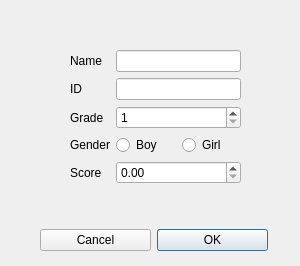
<?xml version="1.0" encoding="UTF-8"?>
<ui version="4.0">
 <class>Add</class>
 <widget class="QDialog" name="Add">
  <property name="geometry">
   <rect>
    <x>0</x>
    <y>0</y>
    <width>300</width>
    <height>266</height>
   </rect>
  </property>
  <property name="windowTitle">
   <string>Dialog</string>
  </property>
  <widget class="QWidget" name="formLayoutWidget_2">
   <property name="geometry">
    <rect>
     <x>70</x>
     <y>50</y>
     <width>171</width>
     <height>158</height>
    </rect>
   </property>
   <layout class="QFormLayout" name="formLayout_2">
    <item row="0" column="0">
     <widget class="QLabel" name="label">
      <property name="text">
       <string>Name</string>
      </property>
     </widget>
    </item>
    <item row="0" column="1">
     <widget class="QLineEdit" name="NameIn"/>
    </item>
    <item row="1" column="0">
     <widget class="QLabel" name="label_2">
      <property name="text">
       <string>ID</string>
      </property>
     </widget>
    </item>
    <item row="1" column="1">
     <widget class="QLineEdit" name="IDIn"/>
    </item>
    <item row="2" column="0">
     <widget class="QLabel" name="label_3">
      <property name="text">
       <string>Grade</string>
      </property>
     </widget>
    </item>
    <item row="2" column="1">
     <widget class="QSpinBox" name="GradeIn">
      <property name="minimum">
       <number>1</number>
      </property>
      <property name="maximum">
       <number>4</number>
      </property>
     </widget>
    </item>
    <item row="3" column="0">
     <widget class="QLabel" name="label_4">
      <property name="text">
       <string>Gender</string>
      </property>
     </widget>
    </item>
    <item row="3" column="1">
     <layout class="QHBoxLayout" name="GenderIn">
      <item>
       <widget class="QRadioButton" name="BoySelect">
        <property name="text">
         <string>Boy</string>
        </property>
       </widget>
      </item>
      <item>
       <widget class="QRadioButton" name="GirlSelect">
        <property name="text">
         <string>Girl</string>
        </property>
       </widget>
      </item>
     </layout>
    </item>
    <item row="4" column="0">
     <widget class="QLabel" name="label_5">
      <property name="text">
       <string>Score</string>
      </property>
     </widget>
    </item>
    <item row="4" column="1">
     <widget class="QDoubleSpinBox" name="ScoreIn">
      <property name="singleStep">
       <double>0.100000000000000</double>
      </property>
     </widget>
    </item>
   </layout>
  </widget>
  <widget class="QWidget" name="horizontalLayoutWidget_2">
   <property name="geometry">
    <rect>
     <x>40</x>
     <y>220</y>
     <width>228</width>
     <height>41</height>
    </rect>
   </property>
   <layout class="QHBoxLayout" name="horizontalLayout">
    <item>
     <widget class="QPushButton" name="pushButton_2">
      <property name="text">
       <string>Cancel</string>
      </property>
     </widget>
    </item>
    <item>
     <widget class="QPushButton" name="pushButton">
      <property name="text">
       <string>OK</string>
      </property>
      <property name="default">
       <bool>true</bool>
      </property>
     </widget>
    </item>
   </layout>
  </widget>
 </widget>
 <resources/>
 <connections/>
</ui>
